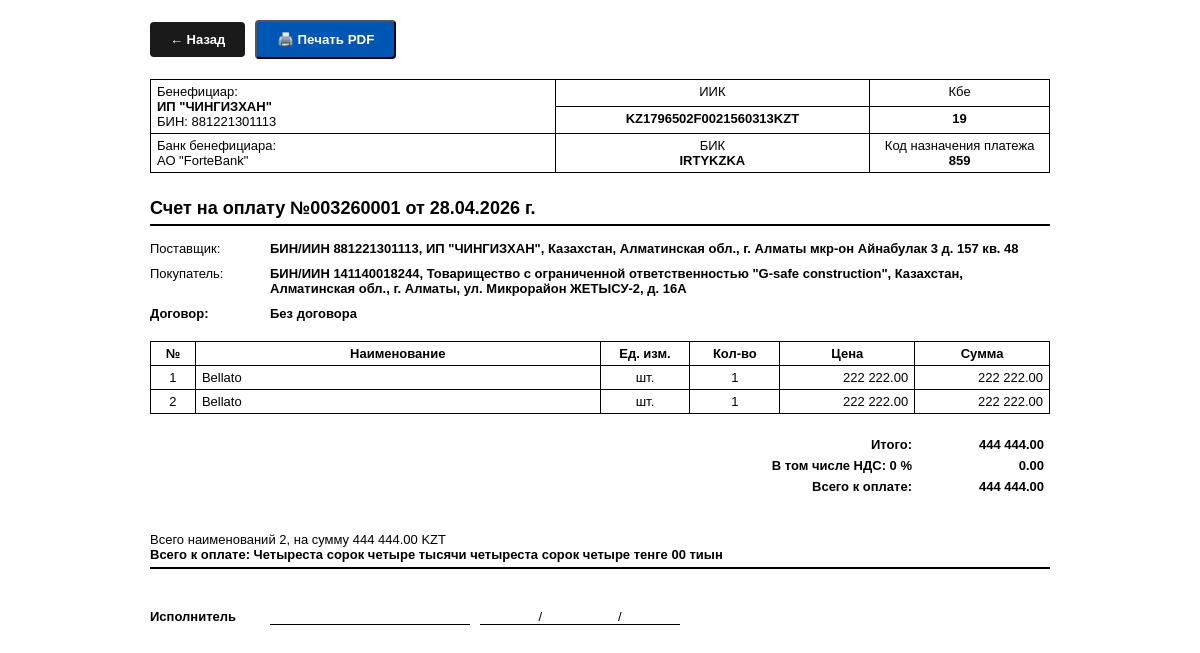
Page /print/003260001 on the committed database.
### tables this page shows
CREATE TABLE settings (key TEXT PRIMARY KEY, value TEXT);

CREATE TABLE invoices (id TEXT PRIMARY KEY, client_id TEXT, date TEXT, subtotal REAL, vat_rate REAL, vat_amount REAL, total REAL, status INTEGER DEFAULT 0, knp TEXT DEFAULT "859", markup REAL DEFAULT 0);

CREATE TABLE clients (id TEXT PRIMARY KEY, name TEXT, bin TEXT, contact TEXT, address TEXT);

CREATE TABLE invoice_items (id INTEGER PRIMARY KEY AUTOINCREMENT, invoice_id TEXT, item TEXT, unit TEXT, qty REAL, price REAL, total REAL);

### app.py (the view)
@app.route('/print/<id>')
def print_invoice(id):
    with sqlite3.connect(DB_NAME) as conn:
        c = conn.cursor()
        inv = c.execute("SELECT id, client_id, date, subtotal, vat_rate, vat_amount, total, status, knp FROM invoices WHERE id=?", (id,)).fetchone()
        items = c.execute("SELECT * FROM invoice_items WHERE invoice_id=?", (id,)).fetchall()
        client = c.execute("SELECT * FROM clients WHERE id=?", (inv[1],)).fetchone()
        s = {r[0]: r[1] for r in c.execute("SELECT * FROM settings").fetchall()}
    return render_template('print_invoice.html', inv=inv, items=items, client=client, s=s, sum_words=num2words_ru(inv[6]))

### templates/print_invoice.html (shortened to what this page needs)
<!DOCTYPE html>
<html lang="ru">
<head>
</head>
<body>
    <div class="no-print"><a href="/invoices" class="btn">← Назад</a><button onclick="window.print()" class="btn" style="background:#0056b3; margin-left: 10px;">🖨️ Печать PDF</button></div>
    <table class="b-table">
        <tr><td rowspan="2" style="width: 45%;">Бенефициар:<br><span class="bold">{{ s.company_name }}</span><br>БИН: {{ s.company_bin }}</td><td class="text-center" style="width: 35%;">ИИК</td><td class="text-center" style="width: 20%;">Кбе</td></tr>
        <tr><td class="text-center bold">{{ s.company_iban }}</td><td class="text-center bold">{{ s.company_kbe }}</td></tr>
        <tr><td>Банк бенефициара:<br>{{ s.company_bank }}</td><td class="text-center">БИК<br><span class="bold">{{ s.company_bik }}</span></td><td class="text-center">Код назначения платежа<br><span class="bold">{{ inv[8] }}</span></td></tr>
    </table>
    <div class="header-title">Счет на оплату №{{ inv[0] }} от {{ inv[2] }} г.</div>
    <div class="info-row"><div class="info-label">Поставщик:</div><div class="info-value">БИН/ИИН {{ s.company_bin }}, {{ s.company_name }}, {{ s.company_address }}</div></div>
    <div class="info-row"><div class="info-label">Покупатель:</div><div class="info-value">БИН/ИИН {{ client[2] }}, {{ client[1] }}, {{ client[4] }}</div></div>
    <div class="info-row" style="margin-bottom: 20px;"><div class="info-label bold">Договор:</div><div class="info-value bold">Без договора</div></div>
    <table class="b-table">
        <tr><th class="text-center" style="width: 5%;">№</th><th class="text-center">Наименование</th><th class="text-center" style="width: 10%;">Ед. изм.</th><th class="text-center" style="width: 10%;">Кол-во</th><th class="text-center" style="width: 15%;">Цена</th><th class="text-center" style="width: 15%;">Сумма</th></tr>
        {% for item in items %}
        <tr>
            <td class="text-center">{{ loop.index }}</td>
            <td>{{ item[2] }}</td>
            <td class="text-center">{{ item[3] }}</td>
            <td class="text-center">{{ '{:g}'.format(item[4]) }}</td>
            <td class="text-right">{{ '{:,.2f}'.format(item[5]).replace(',', ' ') }}</td>
            <td class="text-right">{{ '{:,.2f}'.format(item[6]).replace(',', ' ') }}</td>
        </tr>
        {% endfor %}
    </table>
    <table class="totals">
        <tr><td class="text-right bold">Итого:</td><td class="text-right bold" style="width: 120px;">{{ '{:,.2f}'.format(inv[3]).replace(',', ' ') }}</td></tr>
        <tr><td class="text-right bold">В том числе НДС: {{ '{:g}'.format(inv[4]) }} %</td><td class="text-right bold">{{ '{:,.2f}'.format(inv[5]).replace(',', ' ') }}</td></tr>
        <tr><td class="text-right bold">Всего к оплате:</td><td class="text-right bold">{{ '{:,.2f}'.format(inv[6]).replace(',', ' ') }}</td></tr>
    </table>
    <div style="margin-top: 15px; border-bottom: 2px solid #000; padding-bottom: 5px;">
        <div>Всего наименований {{ items|length }}, на сумму {{ '{:,.2f}'.format(inv[6]).replace(',', ' ') }} KZT</div>
        <div class="bold">Всего к оплате: {{ sum_words }}</div>
    </div>
    <div style="margin-top: 40px; display: flex;">
        <div class="bold" style="width: 120px;">Исполнитель</div><div style="flex: 1; border-bottom: 1px solid #000; margin-right: 10px; max-width: 200px;"></div><div style="flex: 1; border-bottom: 1px solid #000; max-width: 200px; text-align: center;">/&nbsp;&nbsp;&nbsp;&nbsp;&nbsp;&nbsp;&nbsp;&nbsp;&nbsp;&nbsp;&nbsp;&nbsp;&nbsp;&nbsp;&nbsp;&nbsp;&nbsp;&nbsp;&nbsp;&nbsp;&nbsp;/</div>
    </div>
</body>
</html>

### templates/print_invoice.html (style rules this page uses)
body { font-family: Arial, sans-serif; font-size: 13px; color: #000; padding: 20px; background: #fff; max-width: 900px; margin: 0 auto; }
table { width: 100%; border-collapse: collapse; margin-bottom: 20px; }
.b-table td, .b-table th { border: 1px solid #000; padding: 4px 6px; vertical-align: top; }
.text-center { text-align: center; }
.text-right { text-align: right; }
.bold { font-weight: bold; }
.header-title { font-size: 18px; font-weight: bold; margin: 25px 0 15px 0; border-bottom: 2px solid #000; padding-bottom: 5px; }
.info-row { display: flex; margin-bottom: 10px; }
.info-label { width: 120px; }
.info-value { flex: 1; font-weight: bold; }
.totals { width: 400px; float: right; }
.totals td { padding: 3px 6px; }
.btn { background: #1a1a1a; color: #fff; padding: 10px 20px; text-decoration: none; border-radius: 4px; display: inline-block; margin-bottom: 20px; font-weight: bold; }

### rows in the picture
settings: company_name "ИП \"ЧИНГИЗХАН\""
settings: company_bin "881221301113"
settings: company_iban "KZ1796502F0021560313KZT"
settings: company_kbe "19"
settings: company_bank "АО \"ForteBank\""
settings: company_bik "IRTYKZKA"
invoices: knp "859", id "003260001", date "28.04.2026", subtotal "444 444.00", vat_rate "0", vat_amount "0.00", total "444 444.00"
settings: company_address "Казахстан, Алматинская обл., г. Алматы мкр-он Айнабулак 3 д. 157 кв. 48"
clients: bin "141140018244", name "Товарищество с ограниченной ответственностью \"G-safe construction\"", address "Казахстан, Алматинская обл., г. Алматы, ул. Микрорайон ЖЕТЫСУ-2, д. 16А"
invoice_items: item "Bellato", unit "шт.", qty "1", price "222 222.00", total "222 222.00"
invoice_items: item "Bellato", unit "шт.", qty "1", price "222 222.00", total "222 222.00"

### other values in the picture
{{ items|length }} "2"
{{ sum_words }} "Четыреста сорок четыре тысячи четыреста сорок четыре тенге 00 тиын"
